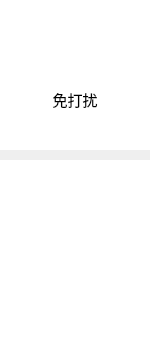
     <widget class="QWidget" name="left_widget" native="true">
      <property name="sizePolicy">
       <sizepolicy hsizetype="Minimum" vsizetype="Expanding">
        <horstretch>0</horstretch>
        <verstretch>0</verstretch>
       </sizepolicy>
      </property>
      <property name="minimumSize">
       <size>
        <width>150</width>
        <height>0</height>
       </size>
      </property>
      <property name="maximumSize">
       <size>
        <width>150</width>
        <height>16777215</height>
       </size>
      </property>
      <layout class="QVBoxLayout" name="verticalLayout">
       <property name="spacing">
        <number>10</number>
       </property>
       <property name="leftMargin">
        <number>0</number>
       </property>
       <property name="topMargin">
        <number>0</number>
       </property>
       <property name="rightMargin">
        <number>0</number>
       </property>
       <property name="bottomMargin">
        <number>0</number>
       </property>
       <item>
        <widget class="QWidget" name="profile_widget" native="true">
         <property name="sizePolicy">
          <sizepolicy hsizetype="Minimum" vsizetype="Minimum">
           <horstretch>0</horstretch>
           <verstretch>0</verstretch>
          </sizepolicy>
         </property>
         <property name="minimumSize">
          <size>
           <width>150</width>
           <height>150</height>
          </size>
         </property>
         <property name="maximumSize">
          <size>
           <width>150</width>
           <height>150</height>
          </size>
         </property>
         <property name="font">
          <font/>
         </property>
         <property name="styleSheet">
          <string notr="true">background-color: rgb(255, 255, 255);</string>
         </property>
         <widget class="QLabel" name="avatar_label">
          <property name="geometry">
           <rect>
            <x>59</x>
            <y>19</y>
            <width>32</width>
            <height>32</height>
           </rect>
          </property>
          <property name="sizePolicy">
           <sizepolicy hsizetype="Minimum" vsizetype="Minimum">
            <horstretch>0</horstretch>
            <verstretch>0</verstretch>
           </sizepolicy>
          </property>
          <property name="minimumSize">
           <size>
            <width>32</width>
            <height>32</height>
           </size>
          </property>
          <property name="maximumSize">
           <size>
            <width>32</width>
            <height>32</height>
           </size>
          </property>
          <property name="font">
           <font>
            <family>宋体</family>
            <pointsize>11</pointsize>
           </font>
          </property>
          <property name="text">
           <string/>
          </property>
          <property name="pixmap">
           <pixmap resource="ultrasound_consultant.qrc">:/UltrasoundConsultant/Resources/user.png</pixmap>
          </property>
          <property name="scaledContents">
           <bool>true</bool>
          </property>
         </widget>
         <widget class="QPushButton" name="disturb_button">
          <property name="geometry">
           <rect>
            <x>25</x>
            <y>84</y>
            <width>100</width>
            <height>30</height>
           </rect>
          </property>
          <property name="font">
           <font>
            <family>宋体</family>
            <pointsize>11</pointsize>
           </font>
          </property>
          <property name="cursor">
           <cursorShape>PointingHandCursor</cursorShape>
          </property>
          <property name="text">
           <string>免打扰</string>
          </property>
          <property name="icon">
           <iconset resource="ultrasound_consultant.qrc">
            <normaloff>:/UltrasoundConsultant/Resources/disturb_disable.png</normaloff>:/UltrasoundConsultant/Resources/disturb_disable.png</iconset>
          </property>
          <property name="flat">
           <bool>true</bool>
          </property>
         </widget>
        </widget>
       </item>
       <item>
        <widget class="QListWidget" name="button_list_widget">
         <property name="sizePolicy">
          <sizepolicy hsizetype="Minimum" vsizetype="Expanding">
           <horstretch>0</horstretch>
           <verstretch>0</verstretch>
          </sizepolicy>
         </property>
         <property name="minimumSize">
          <size>
           <width>150</width>
           <height>0</height>
          </size>
         </property>
         <property name="maximumSize">
          <size>
           <width>150</width>
           <height>16777215</height>
          </size>
         </property>
         <property name="font">
          <font>
           <family>宋体</family>
           <pointsize>11</pointsize>
          </font>
         </property>
         <property name="frameShape">
          <enum>QFrame::NoFrame</enum>
         </property>
         <property name="selectionBehavior">
          <enum>QAbstractItemView::SelectRows</enum>
         </property>
         <property name="iconSize">
          <size>
           <width>64</width>
           <height>64</height>
          </size>
         </property>
         <property name="movement">
          <enum>QListView::Static</enum>
         </property>
         <property name="flow">
          <enum>QListView::TopToBottom</enum>
         </property>
         <property name="spacing">
          <number>5</number>
         </property>
         <property name="viewMode">
          <enum>QListView::ListMode</enum>
         </property>
        </widget>
       </item>
      </layout>
     </widget>
